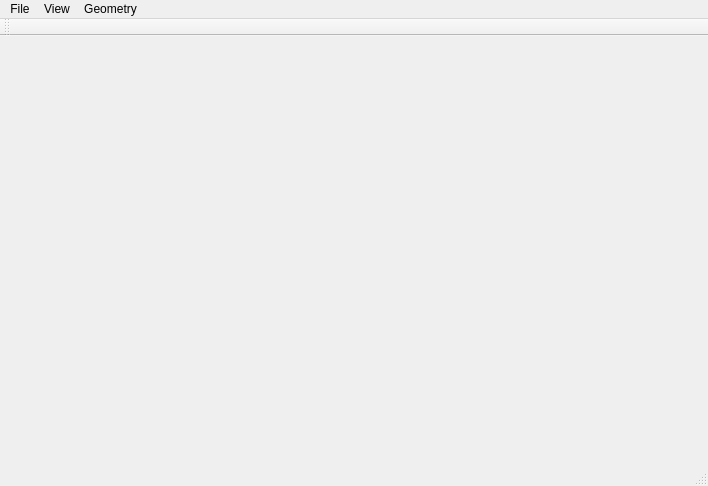
<?xml version="1.0" encoding="UTF-8"?>
<ui version="4.0">
 <class>MainWindow</class>
 <widget class="QMainWindow" name="MainWindow">
  <property name="geometry">
   <rect>
    <x>0</x>
    <y>0</y>
    <width>708</width>
    <height>486</height>
   </rect>
  </property>
  <property name="windowTitle">
   <string>AnyCAD C++ SDK for Qt</string>
  </property>
  <widget class="AnyCAD::QtUi::AuWindow3d" name="centralWidget"/>
  <widget class="QMenuBar" name="menuBar">
   <property name="geometry">
    <rect>
     <x>0</x>
     <y>0</y>
     <width>708</width>
     <height>23</height>
    </rect>
   </property>
   <widget class="QMenu" name="menuFile">
    <property name="title">
     <string>File</string>
    </property>
   </widget>
   <widget class="QMenu" name="menuView">
    <property name="title">
     <string>View</string>
    </property>
   </widget>
   <widget class="QMenu" name="menuGeometry">
    <property name="title">
     <string>Geometry</string>
    </property>
    <addaction name="actionSphere"/>
   </widget>
   <addaction name="menuFile"/>
   <addaction name="menuView"/>
   <addaction name="menuGeometry"/>
  </widget>
  <widget class="QToolBar" name="mainToolBar">
   <attribute name="toolBarArea">
    <enum>TopToolBarArea</enum>
   </attribute>
   <attribute name="toolBarBreak">
    <bool>false</bool>
   </attribute>
  </widget>
  <widget class="QStatusBar" name="statusBar"/>
  <action name="actionSphere">
   <property name="text">
    <string>Sphere</string>
   </property>
  </action>
 </widget>
 <layoutdefault spacing="6" margin="11"/>
 <customwidgets>
  <customwidget>
   <class>AnyCAD::QtUi::AuWindow3d</class>
   <extends>QWidget</extends>
   <header>anycad_qtui_auwindow3d.h</header>
   <container>1</container>
  </customwidget>
 </customwidgets>
 <resources/>
 <connections/>
</ui>
